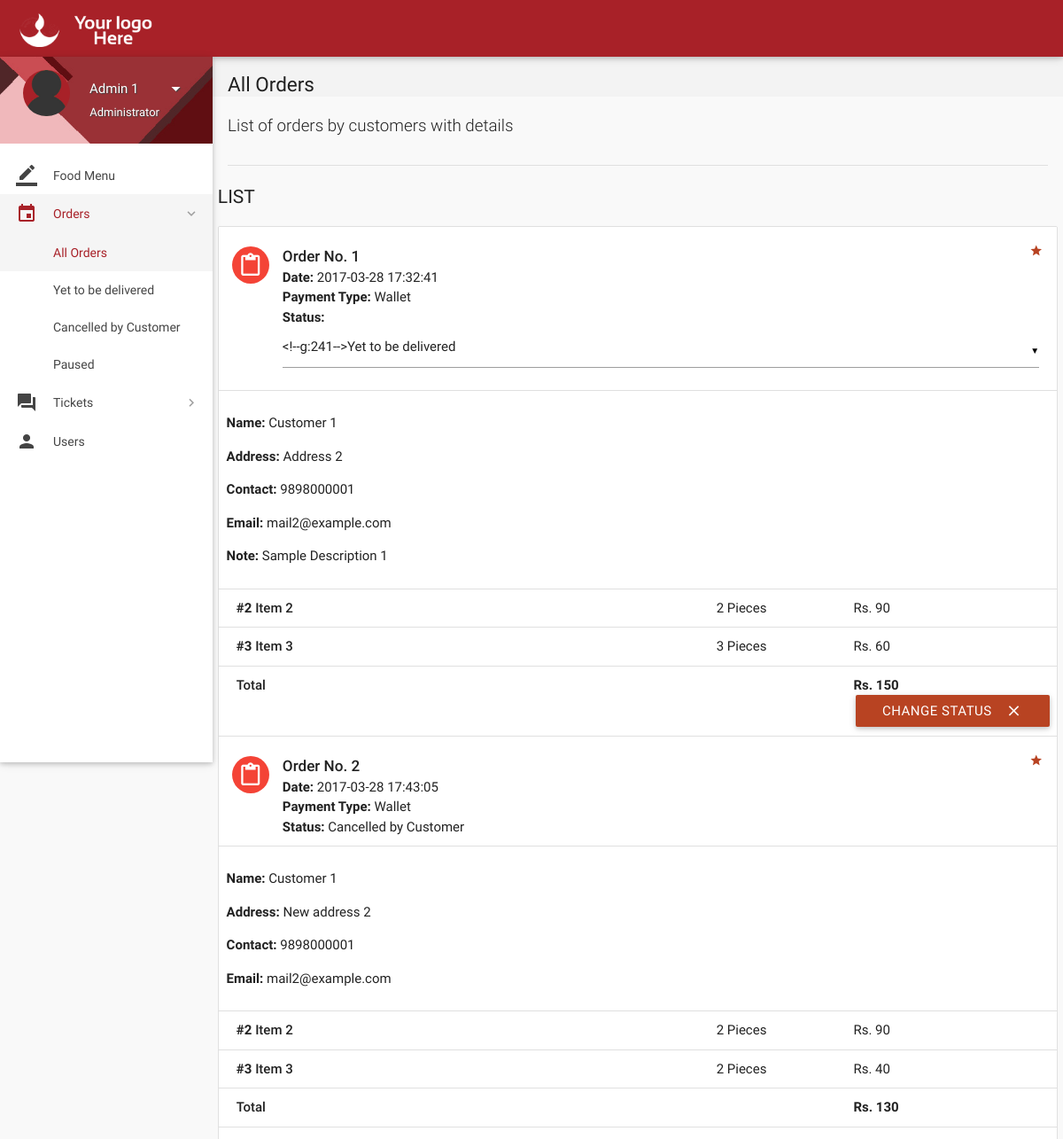
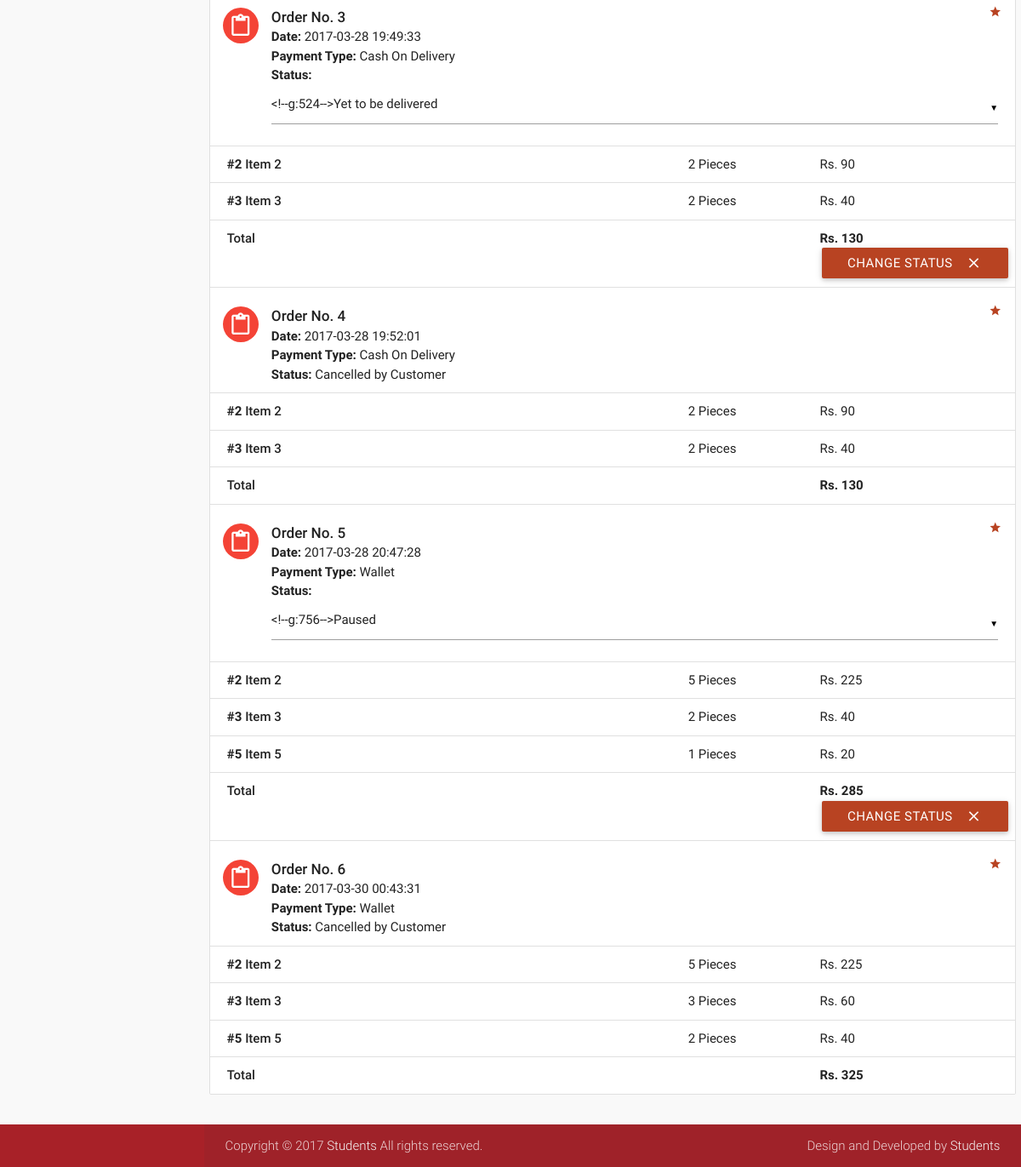
Page /soft/all-orders.php (signed in) on the committed database (2 pictures, top to bottom).
### tables this page shows
CREATE TABLE `orders` (
  `id` int(11) NOT NULL,
  `customer_id` int(11) NOT NULL,
  `address` varchar(300) NOT NULL,
  `description` varchar(300) NOT NULL,
  `date` datetime NOT NULL DEFAULT CURRENT_TIMESTAMP,
  `payment_type` varchar(16) NOT NULL DEFAULT 'Wallet',
  `total` int(11) NOT NULL,
  `status` varchar(25) NOT NULL DEFAULT 'Yet to be delivered',
  `deleted` tinyint(4) NOT NULL DEFAULT '0'
);

CREATE TABLE `users` (
  `id` int(11) NOT NULL,
  `role` varchar(15) NOT NULL DEFAULT 'Customer',
  `name` varchar(15) NOT NULL,
  `username` varchar(10) NOT NULL,
  `password` varchar(16) NOT NULL,
  `email` varchar(35) DEFAULT NULL,
  `address` varchar(300) DEFAULT NULL,
  `contact` bigint(11) NOT NULL,
  `verified` tinyint(1) NOT NULL DEFAULT 0,
  `deleted` tinyint(4) NOT NULL DEFAULT 0
);

CREATE TABLE `order_details` (
  `id` int(11) NOT NULL,
  `order_id` int(11) NOT NULL,
  `item_id` int(11) NOT NULL,
  `quantity` int(11) NOT NULL,
  `price` int(11) NOT NULL
);

CREATE TABLE `items` (
  `id` int(11) NOT NULL,
  `name` varchar(20) NOT NULL,
  `price` int(11) NOT NULL,
  `deleted` tinyint(4) NOT NULL DEFAULT '0'
);

### soft/includes/connect.php (called while the page is built, shortened)
<?php
$name = $_SESSION['name'];
$role = $_SESSION['role'];
?>

### soft/all-orders.php (the view, shortened to what this page needs)
<?php
include 'includes/connect.php';
	if($_SESSION['admin_sid']==session_id())
	{
		?>
<!DOCTYPE html>
<html lang="en">
<head>
  <link href="css/materialize.min.css" type="text/css" rel="stylesheet" media="screen,projection">
  <link href="css/style.min.css" type="text/css" rel="stylesheet" media="screen,projection">
  <link href="css/custom/custom.min.css" type="text/css" rel="stylesheet" media="screen,projection">
  <link href="js/plugins/perfect-scrollbar/perfect-scrollbar.css" type="text/css" rel="stylesheet" media="screen,projection">
</head>
<body>
  <header id="header" class="page-topbar">
        <div class="navbar-fixed">
            <nav class="navbar-color">
                <div class="nav-wrapper">
                    <ul class="left">
                      <li><h1 class="logo-wrapper"><a href="index.php" class="brand-logo darken-1"><img src="images/materialize-logo.png" alt="logo"></a> <span class="logo-text">Logo</span></h1></li>
                    </ul>
                </div>
            </nav>
        </div>
  </header>
  <div id="main">
    <div class="wrapper">
      <aside id="left-sidebar-nav">
        <ul id="slide-out" class="side-nav fixed leftside-navigation">
            <li class="user-details cyan darken-2">
            <div class="row">
                <div class="col col s4 m4 l4">
                    <img src="images/avatar.jpg" alt="" class="circle responsive-img valign profile-image">
                </div>
                <div class="col col s8 m8 l8">
                    <a class="btn-flat dropdown-button waves-effect waves-light white-text profile-btn" href="#" data-activates="profile-dropdown"><?php echo $name;?> <i class="mdi-navigation-arrow-drop-down right"></i></a>
                    <p class="user-roal"><?php echo $role;?></p>
                </div>
            </div>
            </li>
            <li class="bold"><a href="index.php" class="waves-effect waves-cyan"><i class="mdi-editor-border-color"></i> Food Menu</a>
            </li>
                <li class="no-padding">
                    <ul class="collapsible collapsible-accordion">
                        <li class="bold"><a class="collapsible-header waves-effect waves-cyan active"><i class="mdi-editor-insert-invitation"></i> Orders</a>
                            <div class="collapsible-body">
                                <ul>
								<li class="<?php
								if(!isset($_GET['status'])){
										echo 'active';
									}?>
									"><a href="all-orders.php">All Orders</a>
                                </li>
								<?php
									$sql = mysqli_query($con, "SELECT DISTINCT status FROM orders;");
									while($row = mysqli_fetch_array($sql)){
                                    echo '<li class='.(isset($_GET['status'])?($status == $_GET['status'] ? 'active' : ''): '').'><a href="all-orders.php?status='.$row['status'].'">'.$row['status'].'</a>
                                    </li>';
									}
									?>
                                </ul>
                            </div>
                        </li>
                    </ul>
                </li>
                 <li class="no-padding">
                    <ul class="collapsible collapsible-accordion">
                        <li class="bold"><a class="collapsible-header waves-effect waves-cyan"><i class="mdi-action-question-answer"></i> Tickets</a>
                        </li>
                    </ul>
                </li>
            <li class="bold"><a href="users.php" class="waves-effect waves-cyan"><i class="mdi-social-person"></i> Users</a>
            </li>
        </ul>
        </aside>
      <section id="content">
        <div id="breadcrumbs-wrapper">
          <div class="container">
            <div class="row">
              <div class="col s12 m12 l12">
                <h5 class="breadcrumbs-title">All Orders</h5>
              </div>
            </div>
          </div>
        </div>
        <div class="container">
          <p class="caption">List of orders by customers with details</p>
          <div class="divider"></div>
<div id="work-collections" class="seaction">
					<?php
					if(isset($_GET['status'])){
						$status = $_GET['status'];
					}
					else{
						$status = '%';
					}
					$sql = mysqli_query($con, "SELECT * FROM orders WHERE status LIKE '$status';");
					echo '<div class="row">
                <div>
                    <h4 class="header">List</h4>
                    <ul id="issues-collection" class="collection">';
					while($row = mysqli_fetch_array($sql))
					{
						$status = $row['status'];
						$deleted = $row['deleted'];
						echo '<li class="collection-item avatar">
                              <i class="mdi-content-content-paste red circle"></i>
                              <span class="collection-header">Order No. '.$row['id'].'</span>
                              <p><strong>Date:</strong> '.$row['date'].'</p>
                              <p><strong>Payment Type:</strong> '.$row['payment_type'].'</p>
							  <p><strong>Status:</strong> '.($deleted ? $status : '
							  <form method="post" action="routers/edit-orders.php">
							    <input type="hidden" value="'.$row['id'].'" name="id">
								<select name="status">
								<option value="Yet to be delivered" '.($status=='Yet to be delivered' ? 'selected' : '').'>Yet to be delivered</option>
								<option value="Delivered" '.($status=='Delivered' ? 'selected' : '').'>Delivered</option>
								<option value="Cancelled by Admin" '.($status=='Cancelled by Admin' ? 'selected' : '').'>Cancelled by Admin</option>
								<option value="Paused" '.($status=='Paused' ? 'selected' : '').'>Paused</option>
								</select>
							  ').'</p>
                              <a href="#" class="secondary-content"><i class="mdi-action-grade"></i></a>
                              </li>';
						$order_id = $row['id'];
						$customer_id = $row['customer_id'];
						$sql1 = mysqli_query($con, "SELECT * FROM order_details WHERE order_id = $order_id;");
						$sql3 = mysqli_query($con, "SELECT * FROM users WHERE id = $customer_id;");
							while($row3 = mysqli_fetch_array($sql3))
							{
							echo '<li class="collection-item">
                            <div class="row">
							<p><strong>Name: </strong>'.$row3['name'].'</p>
							<p><strong>Address: </strong>'.$row['address'].'</p>
							'.($row3['contact'] == '' ? '' : '<p><strong>Contact: </strong>'.$row3['contact'].'</p>').'
							'.($row3['email'] == '' ? '' : '<p><strong>Email: </strong>'.$row3['email'].'</p>').'
							'.(!empty($row['description']) ? '<p><strong>Note: </strong>'.$row['description'].'</p>' : '').'
                            </li>';
							}
						while($row1 = mysqli_fetch_array($sql1))
						{
							$item_id = $row1['item_id'];
							$sql2 = mysqli_query($con, "SELECT * FROM items WHERE id = $item_id;");
							while($row2 = mysqli_fetch_array($sql2))
								$item_name = $row2['name'];
							echo '<li class="collection-item">
                            <div class="row">
                            <div class="col s7">
                            <p class="collections-title"><strong>#'.$row1['item_id'].'</strong> '.$item_name.'</p>
                            </div>
                            <div class="col s2">
                            <span>'.$row1['quantity'].' Pieces</span>
                            </div>
                            <div class="col s3">
                            <span>Rs. '.$row1['price'].'</span>
                            </div>
                            </div>
                            </li>';
						}
								echo'<li class="collection-item">
                                        <div class="row">
                                            <div class="col s7">
                                                <p class="collections-title"> Total</p>
                                            </div>
                                            <div class="col s2">
											<span> </span>
                                            </div>
                                            <div class="col s3">
                                                <span><strong>Rs. '.$row['total'].'</strong></span>
                                            </div>';
								if(!$deleted){
								echo '<button class="btn waves-effect waves-light right submit" type="submit" name="action">Change Status
                                              <i class="mdi-content-clear right"></i>
										</button>
										</form>';
								}
								echo'</div></li>';
					}
					?>
					</ul>
                </div>
              </div>
            </div>
        </div>
      </section>
    </div>
  </div>
  <footer class="page-footer">
    <div class="footer-copyright">
      <div class="container">
        <span>Copyright © 2017 <a class="grey-text text-lighten-4" href="#" target="_blank">Students</a> All rights reserved.</span>
        <span class="right"> Design and Developed by <a class="grey-text text-lighten-4" href="#">Students</a></span>
        </div>
    </div>
  </footer>
</body>
</html>
<?php
	}
?>

### rows in the picture
orders: id "1", date "2017-03-28 17:32:41", payment_type "Wallet", address "Address 2", description "Sample Description 1", total "150", deleted "CHANGE STATUS"
users: name "Customer 1", contact "9898000001", email "mail2@example.com"
order_details: item "2", item.name "Item 2", quantity "2", price "90"
order_details: item "3", item.name "Item 3", quantity "3", price "60"
orders: id "2", date "2017-03-28 17:43:05", payment_type "Wallet", status "Cancelled by Customer", address "New address 2", total "130"
order_details: item "2", item.name "Item 2", quantity "2", price "90"
order_details: item "3", item.name "Item 3", quantity "2", price "40"
orders: id "3", date "2017-03-28 19:49:33", payment_type "Cash On Delivery", total "130", deleted "CHANGE STATUS"
order_details: item "2", item.name "Item 2", quantity "2", price "90"
order_details: item "3", item.name "Item 3", quantity "2", price "40"
orders: id "4", date "2017-03-28 19:52:01", payment_type "Cash On Delivery", status "Cancelled by Customer", total "130"
order_details: item "2", item.name "Item 2", quantity "2", price "90"
order_details: item "3", item.name "Item 3", quantity "2", price "40"
orders: id "5", date "2017-03-28 20:47:28", payment_type "Wallet", total "285", deleted "CHANGE STATUS"
order_details: item "2", item.name "Item 2", quantity "5", price "225"
order_details: item "3", item.name "Item 3", quantity "2", price "40"
order_details: item "5", item.name "Item 5", quantity "1", price "20"
orders: id "6", date "2017-03-30 00:43:31", payment_type "Wallet", status "Cancelled by Customer", total "325"
order_details: item "2", item.name "Item 2", quantity "5", price "225"
order_details: item "3", item.name "Item 3", quantity "3", price "60"
order_details: item "5", item.name "Item 5", quantity "2", price "40"

### other values in the picture
$name "Admin 1"
$role "Administrator"
$row['status'] "Yet to be delivered"
$row['status'] "Cancelled by Customer"
$row['status'] "Paused"
